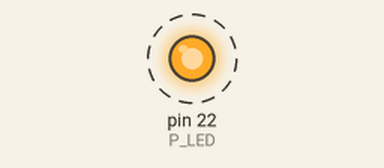
Recording of a program running on a simulated Raspberry Pi (header pin numbers). Shown: output pins drawn as LEDs (lit = HIGH). Dashed ring = blinking. What the program prints to the terminal is not drawn. At 2.0 s the program stops and its outputs stay as they are.

Above: at 0.05 s.
Timing chart, 0 to 3.0 s (numbered marks = the images above):
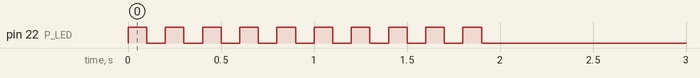

Measured:
- by itself, pin 22 (P_LED): alternates HIGH for 0.10 s and LOW for 0.10 s, 20 changes in all, then stays LOW

The program:

LED1.py
```python
# LED1.py

import RPi.GPIO as GPIO
import time
P_LED = 22 # adapt to your wiring

def setup():
    GPIO.setmode(GPIO.BOARD)
    GPIO.setup(P_LED, GPIO.OUT)

def beep(n):
    for i in range(n):
        GPIO.output(P_LED, GPIO.HIGH)
        time.sleep(0.1)
        GPIO.output(P_LED, GPIO.LOW)
        time.sleep(0.1)

print("beeping now")
setup()
beep(10)
GPIO.cleanup()
print("done")
```
